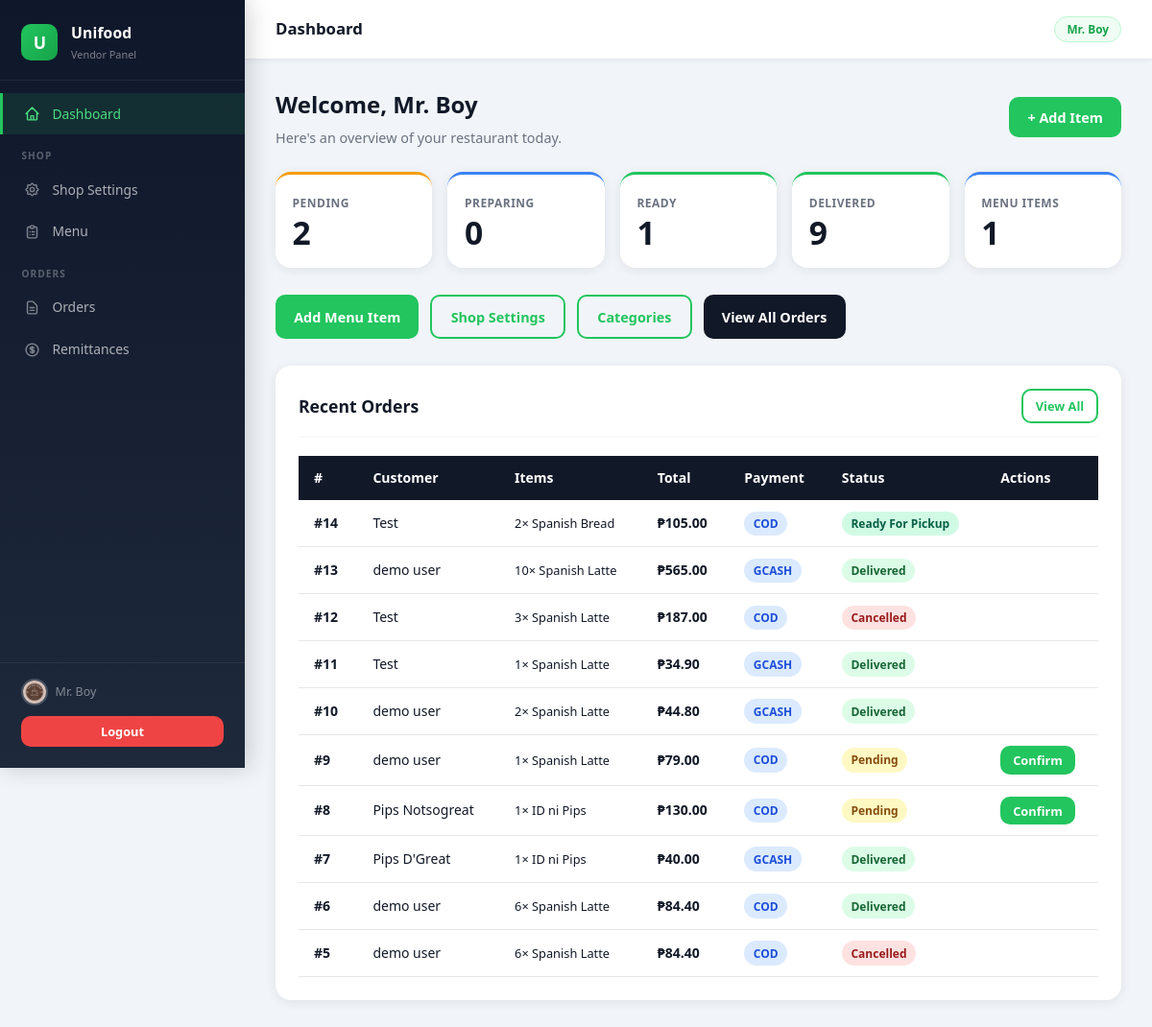
Screenshot of /vendor/dashboard (signed in) with the database file from the repository.
### models.py (models this page shows, shortened)
class Vendor(db.Model):
    __tablename__ = 'vendors'
    id = db.Column(db.Integer, primary_key=True)
    shop_name = db.Column(db.String(100), nullable=False)
    email = db.Column(db.String(120), unique=True, nullable=False)
    password_hash = db.Column(db.String(256), nullable=False)
    phone = db.Column(db.String(20))
    cover_banner = db.Column(db.String(255))
    shop_logo = db.Column(db.String(255))
    shop_type = db.Column(db.String(50), default='restaurant')  # restaurant, cafe, bakery, etc.
    address = db.Column(db.String(255))
    business_address = db.Column(db.String(255))
    business_city = db.Column(db.String(100))
    vendor_barangay = db.Column(db.String(100))  # used for shipping distance calc
    description = db.Column(db.Text)
    proposal = db.Column(db.Text)
    status = db.Column(db.String(20), default='pending')
    created_at = db.Column(db.DateTime, default=datetime.utcnow)
    categories = db.relationship('Category', backref='vendor', lazy=True,
                                 cascade='all, delete-orphan')
    menu_items = db.relationship('MenuItem', backref='vendor', lazy=True,
                                 cascade='all, delete-orphan')
    orders = db.relationship('Order', backref='vendor', lazy=True,
                              foreign_keys='Order.vendor_id')

class Order(db.Model):
    __tablename__ = 'orders'
    id = db.Column(db.Integer, primary_key=True)
    customer_id = db.Column(db.Integer, db.ForeignKey('customers.id'), nullable=False)
    vendor_id = db.Column(db.Integer, db.ForeignKey('vendors.id'), nullable=False)
    rider_id = db.Column(db.Integer, db.ForeignKey('riders.id'), nullable=True)
    voucher_id = db.Column(db.Integer, db.ForeignKey('vouchers.id'), nullable=True)
    status = db.Column(db.String(30), default='pending')
    payment_method = db.Column(db.String(20))
    payment_status = db.Column(db.String(20), default='pending')
    subtotal = db.Column(db.Float, default=0)
    discount = db.Column(db.Float, default=0)
    total = db.Column(db.Float, default=0)
    delivery_address = db.Column(db.String(255))
    province = db.Column(db.String(100))
    region = db.Column(db.String(100))
    city = db.Column(db.String(100))
    barangay = db.Column(db.String(100))
    gcash_reference = db.Column(db.String(50))
    notes = db.Column(db.Text)
    proof_of_delivery = db.Column(db.String(255))
    delivery_phase = db.Column(db.String(30), default='going_to_vendor')
    shipping_fee = db.Column(db.Float, default=0.0)   # rider\'s delivery earnings
    distance_km = db.Column(db.Float, nullable=True)  # calculated vendor→customer distance
    created_at = db.Column(db.DateTime, default=datetime.utcnow)
    updated_at = db.Column(db.DateTime, default=datetime.utcnow, onupdate=datetime.utcnow)
    items = db.relationship('OrderItem', backref='order', lazy=True,
                            cascade='all, delete-orphan')
    voucher = db.relationship('Voucher', backref='orders', lazy=True)

class Customer(db.Model):
    __tablename__ = 'customers'
    id = db.Column(db.Integer, primary_key=True)
    name = db.Column(db.String(100), nullable=False)
    email = db.Column(db.String(120), unique=True, nullable=False)
    password_hash = db.Column(db.String(256), nullable=False)
    phone = db.Column(db.String(20))
    address = db.Column(db.String(255))
    province = db.Column(db.String(100))
    region = db.Column(db.String(100))
    city = db.Column(db.String(100))
    barangay = db.Column(db.String(100))
    status = db.Column(db.String(20), default='pending')  # active, suspended, banned, pending
    id_document = db.Column(db.String(255), nullable=True)
    created_at = db.Column(db.DateTime, default=datetime.utcnow)
    orders = db.relationship('Order', backref='customer', lazy=True)
    voucher_usages = db.relationship('VoucherUsage', backref='customer', lazy=True)

class OrderItem(db.Model):
    __tablename__ = 'order_items'
    id = db.Column(db.Integer, primary_key=True)
    order_id = db.Column(db.Integer, db.ForeignKey('orders.id'), nullable=False)
    menu_item_id = db.Column(db.Integer, db.ForeignKey('menu_items.id'), nullable=True)
    name = db.Column(db.String(100), nullable=False)
    quantity = db.Column(db.Integer, nullable=False)
    price = db.Column(db.Float, nullable=False)
    selected_addons = db.relationship('OrderItemAddon', backref='order_item',
                                      lazy=True, cascade='all, delete-orphan')

### routes/vendor.py (the view)
@vendor_bp.route('/dashboard')
@vendor_required
def dashboard():
    vendor = Vendor.query.get(session['vendor_id'])
    recent_orders = Order.query.filter_by(vendor_id=vendor.id).order_by(
        Order.created_at.desc()).limit(10).all()
    stats = {
        'pending': Order.query.filter_by(vendor_id=vendor.id, status='pending').count(),
        'preparing': Order.query.filter_by(vendor_id=vendor.id, status='preparing').count(),
        'ready': Order.query.filter_by(vendor_id=vendor.id, status='ready_for_pickup').count(),
        'delivered': Order.query.filter_by(vendor_id=vendor.id, status='delivered').count(),
        'total_items': MenuItem.query.filter_by(vendor_id=vendor.id).count(),
    }
    return render_template('vendor/dashboard.html', vendor=vendor,
                           recent_orders=recent_orders, stats=stats)

### routes/vendor.py (called while the page is built)
def vendor_required(f):
    @wraps(f)
    def decorated(*args, **kwargs):
        if 'vendor_id' not in session:
            flash('Please log in as a vendor.', 'error')
            return redirect(url_for('vendor.login'))
        vendor = Vendor.query.get(session['vendor_id'])
        if not vendor or vendor.status in ('suspended', 'banned'):
            session.pop('vendor_id', None)
            flash('Your account has been suspended or banned.', 'error')
            return redirect(url_for('vendor.login'))
        return f(*args, **kwargs)
    return decorated

### templates/vendor/dashboard.html (shortened to what this page needs)
{% extends 'vendor/base.html' %}
{% block page_title %}Dashboard{% endblock %}
{% block content %}
<div class="page-header flex-between" style="margin-bottom:1.5rem;">
  <div>
    <h2 style="margin-bottom:.2rem;">Welcome, {{ vendor.shop_name }}</h2>
    <p style="color:#6b7280;font-size:.9rem;">Here's an overview of your restaurant today.</p>
  </div>
  <a href="{{ url_for('vendor.item_add') }}" class="btn btn-primary">+ Add Item</a>
</div>
<div class="v-stats-grid">
  <div class="v-stat warning">
    <div class="v-stat-label">Pending</div>
    <div class="v-stat-value">{{ stats.pending }}</div>
  </div>
  <div class="v-stat info">
    <div class="v-stat-label">Preparing</div>
    <div class="v-stat-value">{{ stats.preparing }}</div>
  </div>
  <div class="v-stat">
    <div class="v-stat-label">Ready</div>
    <div class="v-stat-value">{{ stats.ready }}</div>
  </div>
  <div class="v-stat">
    <div class="v-stat-label">Delivered</div>
    <div class="v-stat-value">{{ stats.delivered }}</div>
  </div>
  <div class="v-stat info">
    <div class="v-stat-label">Menu Items</div>
    <div class="v-stat-value">{{ stats.total_items }}</div>
  </div>
</div>
<div style="display:flex;gap:.75rem;flex-wrap:wrap;margin-bottom:1.75rem;">
  <a href="{{ url_for('vendor.item_add') }}" class="btn btn-primary">Add Menu Item</a>
  <a href="{{ url_for('vendor.shop') }}" class="btn btn-outline">Shop Settings</a>
  <a href="{{ url_for('vendor.categories') }}" class="btn btn-outline">Categories</a>
  <a href="{{ url_for('vendor.orders') }}" class="btn btn-dark">View All Orders</a>
</div>
<div class="card">
  <div class="card-header">
    <span class="card-title">Recent Orders</span>
    <a href="{{ url_for('vendor.orders') }}" class="btn btn-outline btn-sm">View All</a>
  </div>
  {% if recent_orders %}
  <div class="table-wrap">
    <table>
      <thead>
        <tr>
          <th>#</th>
          <th>Customer</th>
          <th>Items</th>
          <th>Total</th>
          <th>Payment</th>
          <th>Status</th>
          <th>Actions</th>
        </tr>
      </thead>
      <tbody>
        {% for order in recent_orders %}
        <tr>
          <td><strong>#{{ order.id }}</strong></td>
          <td>{{ order.customer.name }}</td>
          <td style="font-size:.8rem;max-width:200px;">
            {% for item in order.items %}{{ item.quantity }}× {{ item.name }}{% if not loop.last %}, {% endif %}{% endfor %}
          </td>
          <td><strong>₱{{ '%.2f'|format(order.total) }}</strong></td>
          <td><span class="badge badge-info">{{ order.payment_method|upper }}</span></td>
          <td><span class="badge status-{{ order.status }}">{{ order.status.replace('_',' ').title() }}</span></td>
          <td>
            <div class="actions">
              {% if order.status == 'pending' %}
              <form method="POST" action="{{ url_for('vendor.order_confirm', order_id=order.id) }}">
                <button class="btn btn-primary btn-sm">Confirm</button>
              </form>
              {% elif order.status == 'confirmed' %}
              <form method="POST" action="{{ url_for('vendor.order_prepare', order_id=order.id) }}">
                <button class="btn btn-warning btn-sm">Prepare</button>
              </form>
              {% elif order.status == 'preparing' %}
              <form method="POST" action="{{ url_for('vendor.order_ready', order_id=order.id) }}">
                <button class="btn btn-info btn-sm">Ready</button>
              </form>
              {% endif %}
            </div>
          </td>
        </tr>
        {% endfor %}
      </tbody>
    </table>
  </div>
  {% else %}
  <p class="text-center text-gray" style="padding:2.5rem;">No orders yet. Share your restaurant with customers!</p>
  {% endif %}
</div>
{% endblock %}

### templates/vendor/base.html (shortened to what this page needs)
<!DOCTYPE html>
<html lang="en">
<head>
<link rel="stylesheet" href="{{ url_for('static', filename='css/main.css') }}">
</head>
<body>
<div style="display:flex;min-height:100vh;">
  <aside class="v-sidebar">
    <div class="v-logo">
      <div class="v-logo-icon">U</div>
      <div>
        <div class="v-logo-name">Unifood</div>
        <div class="v-logo-sub">Vendor Panel</div>
      </div>
    </div>
    <nav class="v-nav">
      <a href="{{ url_for('vendor.dashboard') }}" class="{% if request.endpoint == 'vendor.dashboard' %}active{% endif %}">
        <svg class="v-nav-icon" fill="none" stroke="currentColor" viewBox="0 0 24 24"><path stroke-linecap="round" stroke-linejoin="round" stroke-width="2" d="M3 12l2-2m0 0l7-7 7 7M5 10v10a1 1 0 001 1h3m10-11l2 2m-2-2v10a1 1 0 01-1 1h-3m-6 0a1 1 0 001-1v-4a1 1 0 011-1h2a1 1 0 011 1v4a1 1 0 001 1m-6 0h6"/></svg>
        Dashboard
      </a>
      <div class="v-nav-section">Shop</div>
      <a href="{{ url_for('vendor.shop') }}" class="{% if request.endpoint == 'vendor.shop' %}active{% endif %}">
        Shop Settings
      </a>
      <a href="{{ url_for('vendor.menu') }}" class="{% if request.endpoint in ('vendor.menu','vendor.item_add','vendor.item_edit','vendor.categories') %}active{% endif %}">
        <svg class="v-nav-icon" fill="none" stroke="currentColor" viewBox="0 0 24 24"><path stroke-linecap="round" stroke-linejoin="round" stroke-width="2" d="M9 5H7a2 2 0 00-2 2v12a2 2 0 002 2h10a2 2 0 002-2V7a2 2 0 00-2-2h-2M9 5a2 2 0 002 2h2a2 2 0 002-2M9 5a2 2 0 012-2h2a2 2 0 012 2m-3 7h3m-3 4h3m-6-4h.01M9 16h.01"/></svg>
        Menu
      </a>
      <div class="v-nav-section">Orders</div>
      <a href="{{ url_for('vendor.orders') }}" class="{% if request.endpoint == 'vendor.orders' %}active{% endif %}">
        <svg class="v-nav-icon" fill="none" stroke="currentColor" viewBox="0 0 24 24"><path stroke-linecap="round" stroke-linejoin="round" stroke-width="2" d="M9 12h6m-6 4h6m2 5H7a2 2 0 01-2-2V5a2 2 0 012-2h5.586a1 1 0 01.707.293l5.414 5.414a1 1 0 01.293.707V19a2 2 0 01-2 2z"/></svg>
        Orders
      </a>
      <a href="{{ url_for('vendor.remittances') }}" class="{% if request.endpoint == 'vendor.remittances' %}active{% endif %}">
        Remittances
      </a>
    </nav>
    <div class="v-sidebar-footer">
      <div class="v-vendor-chip">
        {% if session.get('vendor_logo') %}
        <img src="{{ url_for('static', filename=session.get('vendor_logo')) }}"
             style="width:28px;height:28px;border-radius:50%;object-fit:cover;flex-shrink:0;border:2px solid rgba(255,255,255,.2);">
        {% else %}
        <div class="v-vendor-dot"></div>
        {% endif %}
        <span>{{ session.get('vendor_name','') }}</span>
      </div>
      <a href="{{ url_for('vendor.logout') }}" class="btn btn-danger btn-sm btn-full">Logout</a>
    </div>
  </aside>
  <div class="v-main">
    <header class="v-topbar">
      <span class="v-topbar-title">{% block page_title %}Dashboard{% endblock %}</span>
      <span class="v-topbar-badge">{{ session.get('vendor_name','') }}</span>
    </header>
    <main class="v-content">
      {% block content %}{% endblock %}
    </main>
  </div>
</div>
</body>
</html>

### static/css/main.css (style rules this page uses)
:root { --green: #22c55e; --green-light: #4ade80; --green-pale: #dcfce7; --green-dark: #16a34a; --black: #111827; --gray-dark: #374151; --gray: #6b7280; --gray-light: #e5e7eb; --gray-pale: #f9fafb; --white: #ffffff; --danger: #ef4444; --warning: #f59e0b; --info: #3b82f6; --shadow: 0 2px 12px rgba(0,0,0,.08); --shadow-lg: 0 8px 30px rgba(0,0,0,.12); --radius: 10px; --radius-lg: 16px; }
*, *::before, *::after { box-sizing: border-box; margin: 0; padding: 0; }
html { font-size: 16px; scroll-behavior: smooth; }
body { font-family: 'Segoe UI', system-ui, -apple-system, sans-serif; background: var(--gray-pale); color: var(--black); line-height: 1.6; min-height: 100vh; }
a { color: var(--green-dark); text-decoration: none; }
img { max-width: 100%; display: block; }
input, select, textarea, button { font-family: inherit; }
h2 { font-size: 1.5rem; font-weight: 700; }
p { color: var(--gray-dark); }
.btn { display: inline-flex; align-items: center; gap: .4rem; padding: .6rem 1.2rem; border: none; border-radius: var(--radius); font-size: .9rem; font-weight: 600; cursor: pointer; transition: all .2s; white-space: nowrap; }
.btn-primary { background: var(--green); color: var(--white); }
.btn-outline { background: transparent; border: 2px solid var(--green); color: var(--green); }
.btn-danger { background: var(--danger); color: var(--white); }
.btn-dark { background: var(--black); color: var(--white); }
.btn-sm { padding: .35rem .8rem; font-size: .8rem; }
.btn-full { width: 100%; justify-content: center; }
.card { background: var(--white); border-radius: var(--radius-lg); box-shadow: var(--shadow); padding: 1.5rem; margin-bottom: 1.5rem; }
.card-header { display: flex; align-items: center; justify-content: space-between; margin-bottom: 1.2rem; padding-bottom: .8rem; border-bottom: 2px solid var(--gray-pale); }
.card-title { font-size: 1.1rem; font-weight: 700; }
.badge { display: inline-block; padding: .2rem .6rem; border-radius: 999px; font-size: .75rem; font-weight: 600; text-transform: capitalize; }
.badge-info { background: #dbeafe; color: #1d4ed8; }
.table-wrap { overflow-x: auto; }
table { width: 100%; border-collapse: collapse; font-size: .875rem; }
thead th { background: var(--black); color: var(--white); padding: .75rem 1rem; text-align: left; font-weight: 600; white-space: nowrap; }
tbody tr { border-bottom: 1px solid var(--gray-light); transition: background .15s; }
tbody td { padding: .7rem 1rem; vertical-align: middle; }
.actions { display: flex; gap: .4rem; flex-wrap: wrap; }
.page-header { margin-bottom: 1.5rem; }
.page-header h2 { color: var(--black); }
.page-header p { color: var(--gray); font-size: .9rem; }
.status-pending { background: #fef9c3; color: #854d0e; }
.status-ready_for_pickup { background: #d1fae5; color: #065f46; }
.status-delivered { background: #dcfce7; color: #166534; }
.status-cancelled { background: #fee2e2; color: #991b1b; }
.flex-between { display: flex; justify-content: space-between; align-items: center; }
.v-stats-grid { display: grid; grid-template-columns: repeat(auto-fit, minmax(140px, 1fr)); gap: 1rem; margin-bottom: 1.75rem; }
.v-stat { background: var(--white); border-radius: var(--radius-lg); padding: 1.25rem 1.1rem; box-shadow: var(--shadow); border-top: 3px solid var(--green); }
.v-stat.warning { border-color: var(--warning); }
.v-stat.info { border-color: var(--info); }
.v-stat-label { font-size: .75rem; font-weight: 700; text-transform: uppercase; letter-spacing: .04em; color: var(--gray); margin-bottom: .3rem; }
.v-stat-value { font-size: 2.1rem; font-weight: 800; color: var(--black); line-height: 1; }

### rows the page displays
Vendor: get "Mr. Boy", shop_name "Mr. Boy"
Order: id "14", customer.name "Test", total "105.00", payment_method "COD", status.replace "Ready For Pickup"
OrderItem: quantity "2", name "Spanish Bread"
Order: id "13", customer.name "demo user", total "565.00", payment_method "GCASH", status.replace "Delivered"
OrderItem: quantity "10", name "Spanish Latte"
Order: id "12", customer.name "Test", total "187.00", payment_method "COD", status.replace "Cancelled"
OrderItem: quantity "3", name "Spanish Latte"
Order: id "11", customer.name "Test", total "34.90", payment_method "GCASH", status.replace "Delivered"
OrderItem: quantity "1", name "Spanish Latte"
Order: id "10", customer.name "demo user", total "44.80", payment_method "GCASH", status.replace "Delivered"
OrderItem: quantity "2", name "Spanish Latte"
Order: id "9", customer.name "demo user", total "79.00", payment_method "COD", status.replace "Pending"
OrderItem: quantity "1", name "Spanish Latte"
Order: id "8", customer.name "Pips Notsogreat", total "130.00", payment_method "COD", status.replace "Pending"
OrderItem: quantity "1", name "ID ni Pips"
Order: id "7", customer.name "Pips D'Great", total "40.00", payment_method "GCASH", status.replace "Delivered"
OrderItem: quantity "1", name "ID ni Pips"
Order: id "6", customer.name "demo user", total "84.40", payment_method "COD", status.replace "Delivered"
OrderItem: quantity "6", name "Spanish Latte"
Order: id "5", customer.name "demo user", total "84.40", payment_method "COD", status.replace "Cancelled"
OrderItem: quantity "6", name "Spanish Latte"

### other values shown
{{ stats.pending }} "2"
{{ stats.preparing }} "0"
{{ stats.ready }} "1"
{{ stats.delivered }} "9"
{{ stats.total_items }} "1"
